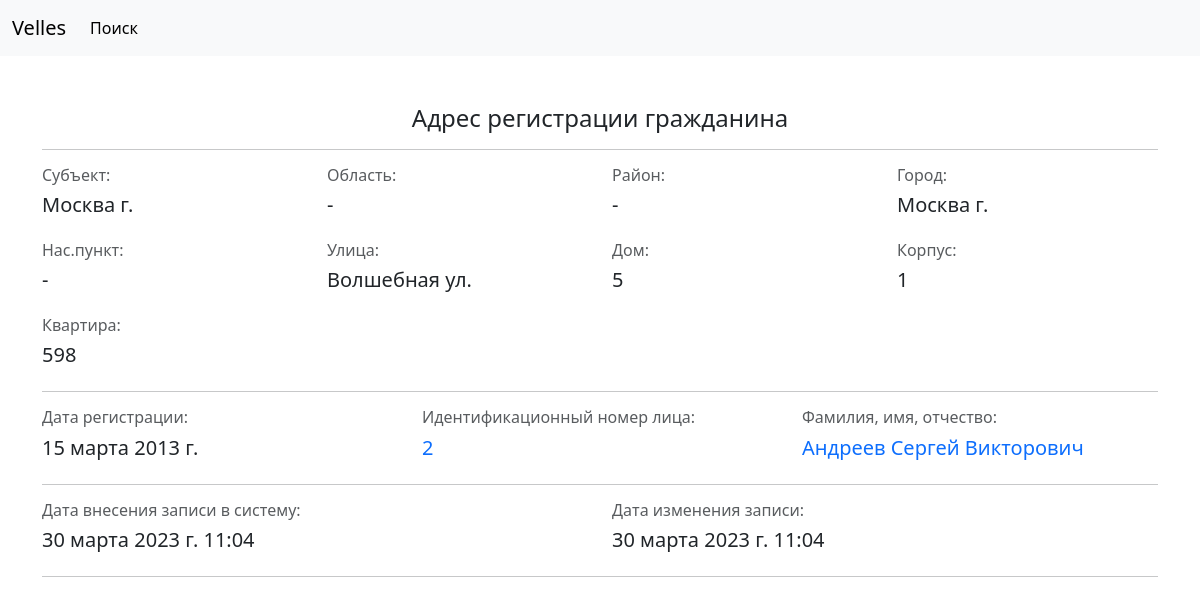
The app's page /person/residence/2-2-5-15032013 with its own data.
### person/models.py (models this page shows, shortened)
class Residence(models.Model):
    class Meta:
        verbose_name = 'Место регистрации'
        verbose_name_plural = 'Места регистрации'
    date = models.DateField(
        default=datetime.date.today,
        verbose_name='дата регистрации',
    )
    person = models.ForeignKey(
        Person,
        on_delete=models.CASCADE,
        blank=True,
        null=True,
        verbose_name='лицо'
    )
    sf = models.ForeignKey(
        SubsFed,
        on_delete=models.CASCADE,
        blank=True,
        null=True,
        default=None,
        verbose_name='субъект РФ'
    )
    region = models.ForeignKey(
        Regions,
        on_delete=models.CASCADE,
        blank=True,
        null=True,
        default=None,
        verbose_name='область'
    )
    district = models.ForeignKey(
        Districts,
        on_delete=models.CASCADE,
        verbose_name='район',
        blank=True,
        null=True,
        default=None,
    )
    city = models.ForeignKey(
        Cities,
        on_delete=models.CASCADE,
        verbose_name='город',
        blank=True,
        null=True,
        default=None,
    )
    locality = models.ForeignKey(
        Localities,
        on_delete=models.CASCADE,
        verbose_name='н.п.',
        blank=True,
        null=True,
        default=None
    )
    street = models.ForeignKey(
        Streets,
        on_delete=models.CASCADE,
        blank=True,
        null=True,
        default=None,
        verbose_name='улица'
    )
    house = models.CharField(
        max_length=10,
        blank=True,
        null=True,
        default=None,
        verbose_name='дом'
    )
    body = models.CharField(
        max_length=10,
        blank=True,
        null=True,
        default=None,
        verbose_name='корпус'
    )
    flat = models.CharField(
        max_length=10,
        blank=True,
        null=True,
        default=None,
        verbose_name='квартира'
    )
    slug = models.SlugField(
        null=False,
        db_index=True,
        unique=True,
        verbose_name='URL'
    )
    time_create = models.DateTimeField(
        auto_now_add=True,
        verbose_name='время создания',
    )
    time_update = models.DateTimeField(
        auto_now=True,
        verbose_name='время изменения',
    )

class SubsFed(models.Model):
    class Meta:
        verbose_name = 'Субъект РФ'
        verbose_name_plural = 'Субъекты РФ'
    sfName = models.CharField(
        max_length=50,
        unique=True,
        blank=True,
        null=True,
        verbose_name='СФ'
    )
    slug = models.SlugField(
        null=False,
        db_index=True,
        unique=True,
        verbose_name='URL'
    )
    time_create = models.DateTimeField(
        auto_now_add=True,
        verbose_name='время создания',
    )
    time_update = models.DateTimeField(
        auto_now=True,
        verbose_name='время изменения',
    )
    def __str__(self):
        return f'{self.sfName}'

class Cities(models.Model):
    class Meta:
        verbose_name = 'Город'
        verbose_name_plural = 'Города'
    cityName = models.CharField(
        max_length=40,
        unique=True,
        blank=True,
        null=True,
        verbose_name='город'
    )
    slug = models.SlugField(
        null=False,
        db_index=True,
        unique=True,
        verbose_name='URL'
    )
    time_create = models.DateTimeField(
        auto_now_add=True,
        verbose_name='время создания',
    )
    time_update = models.DateTimeField(
        auto_now=True,
        verbose_name='время изменения',
    )
    def __str__(self):
        return f'{self.cityName}'

class Streets(models.Model):
    class Meta:
        verbose_name = 'Улица'
        verbose_name_plural = 'Улицы'
    streetName = models.CharField(
        max_length=50,
        unique=True,
        blank=True,
        null=True,
        verbose_name='улица'
    )
    slug = models.SlugField(
        null=False,
        db_index=True,
        unique=True,
        verbose_name='URL'
    )
    time_create = models.DateTimeField(
        auto_now_add=True,
        verbose_name='время создания',
    )
    time_update = models.DateTimeField(
        auto_now=True,
        verbose_name='время изменения',
    )
    def __str__(self):
        return f'{self.streetName}'

class Person(models.Model):
    class Meta:
        verbose_name = 'Физлицо'
        verbose_name_plural = 'Физлица'
    MALE = 'M'
    FEMALE = 'F'
    GENDER_CHOICES = [
        (MALE, 'М'),
        (FEMALE, 'Ж')
    ]
    lastnameCyrillic = models.CharField(
        max_length=40,
        verbose_name='фамилия'
    )
    firstnameCyrillic = models.CharField(
        max_length=40,
        verbose_name='имя'
    )
    patronymicCyrillic = models.CharField(
        max_length=40,
        verbose_name='отчество',
        blank=True,
        null=True,
        default=None
    )
    lastnameLatin = models.CharField(
        max_length=40,
        verbose_name='фамилия (латин.)'
    )
    firstnameLatin = models.CharField(
        max_length=40,
        verbose_name='имя (англ.)'
    )
    patronymicLatin = models.CharField(
        max_length=40,
        verbose_name='отчество (англ.)',
        blank=True,
        null=True,
        default=None
    )
    birthDate = models.DateField(
        verbose_name='дата рождения'
    )
    countryOfBirth = models.ForeignKey(
        Countries,
        on_delete=models.CASCADE,
        verbose_name='страна рождения',
        blank=True,
        null=True,
    )
    sfOfBirth = models.ForeignKey(
        SubsFed,
        on_delete=models.CASCADE,
        blank=True,
        null=True,
        default=None,
        verbose_name='субъект РФ'
    )
    regOfBirth = models.ForeignKey(
        Regions,
        on_delete=models.CASCADE,
        blank=True,
        null=True,
        default=None,
        verbose_name='область'
    )
    districtOfBirth = models.ForeignKey(
        Districts,
        on_delete=models.CASCADE,
        verbose_name='район рождения',
        blank=True,
        null=True,
        default=None
    )
    cityOfBirth = models.ForeignKey(
        Cities,
        on_delete=models.CASCADE,
        verbose_name='город рождения',
        blank=True,
        null=True,
        default=None
    )
    localityOfBirth = models.ForeignKey(
        Localities,
        on_delete=models.CASCADE,
        verbose_name='н.п. рождения',
        blank=True,
        null=True,
        default=None
    )
    gender = models.CharField(
        max_length=2,
        choices=GENDER_CHOICES,
        verbose_name='пол'
    )
    slug = models.SlugField(
        null=False,
        db_index=True,
        unique=True,
        verbose_name='URL'
    )
    time_create = models.DateTimeField(
        auto_now_add=True,
        verbose_name='время создания',
    )
    time_update = models.DateTimeField(
        auto_now=True,
        verbose_name='время изменения',
    )

### person/views.py (the view)
# urls.py: path('residence/<slug:slug>', views.ResidenceDetailView.as_view(), name='residence_url'),
class ResidenceDetailView(DetailView):
    model = Residence
    template_name = 'person/residence_detail.html'
    slug_field = 'slug'
    context_object_name = 'residence'

### person/templates/person/residence_detail.html (shortened to what this page needs)
{% extends 'base.html' %}
{% block content %}
    <div class="container mt-5">
        <h4 class="text-center">Адрес регистрации гражданина</h4>
        <hr>
    </div>
    <div class="container">
        <div class="row">
            <div class="col">
                <div class="row"><h6 class="text-muted">Субъект:</h6></div>
                <div class="row"><h5>{{ residence.sf|default_if_none:'-' }}</h5></div>
            </div>
            <div class="col">
                <div class="row"><h6 class="text-muted">Область:</h6></div>
                <div class="row"><h5>{{ residence.region|default_if_none:'-' }}</h5></div>
            </div>
            <div class="col">
                <div class="row"><h6 class="text-muted">Район:</h6></div>
                <div class="row"><h5>{{ residence.district|default_if_none:'-' }}</h5></div>
            </div>
            <div class="col">
                <div class="row"><h6 class="text-muted">Город:</h6></div>
                <div class="row"><h5>{{ residence.city|default_if_none:'-' }}</h5></div>
            </div>
        </div>
        <div class="row mt-3">
            <div class="col">
                <div class="row"><h6 class="text-muted">Нас.пункт:</h6></div>
                <div class="row"><h5>{{ residence.locality|default_if_none:'-' }}</h5></div>
            </div>
            <div class="col">
                <div class="row"><h6 class="text-muted">Улица:</h6></div>
                <div class="row"><h5>{{ residence.street|default_if_none:'-' }}</h5></div>
            </div>
            <div class="col">
                <div class="row"><h6 class="text-muted">Дом:</h6></div>
                <div class="row"><h5>{{ residence.house|default_if_none:'-' }}</h5></div>
            </div>
            <div class="col">
                <div class="row"><h6 class="text-muted">Корпус:</h6></div>
                <div class="row"><h5>{{ residence.body|default_if_none:'-' }}</h5></div>
            </div>
        </div>
        <div class="row mt-3">
            <div class="col">
                <div class="row"><h6 class="text-muted">Квартира:</h6></div>
                <div class="row"><h5>{{ residence.flat|default_if_none:'-' }}</h5></div>
            </div>
        </div>
        <hr>
    </div>
    <div class="container">
        <div class="row">
            <div class="col">
                <div class="row"><h6 class="text-muted">Дата регистрации:</h6></div>
                <div class="row"><h5>{{ residence.date }}</h5></div>
            </div>
            <div class="col">
                <div class="row"><h6 class="text-muted">Идентификационный номер лица:</h6></div>
                <div class="row"><h5>
                    <a href="{% url 'person_url' residence.person.slug %}"
                       class="text-decoration-none">{{ residence.person.id }}</a>
                </h5></div>
            </div>
            <div class="col">
                <div class="row"><h6 class="text-muted">Фамилия, имя, отчество:</h6></div>
                <div class="row">
                    <h5><a href="{% url 'person_url' residence.person.slug %}" class="text-decoration-none">
                        {{ residence.person.lastnameCyrillic|default_if_none:'' }} {{ residence.person.firstnameCyrillic|default_if_none:'' }} {{ residence.person.patronymicCyrillic|default_if_none:'' }}
                    </a></h5>
                </div>
            </div>
        </div>
        <hr>
    </div>
    <div class="container">
        <div class="row">
            <div class="col">
                <div class="row"><h6 class="text-muted">Дата внесения записи в систему:</h6></div>
                <div class="row"><h5>{{ residence.time_create }}</h5></div>
            </div>
            <div class="col">
                <div class="row"><h6 class="text-muted">Дата изменения записи:</h6></div>
                <div class="row"><h5>{{ residence.time_update }}</h5></div>
            </div>
        </div>
        <hr>
    </div>
{% endblock %}

### records on screen
Residence: sf "Москва г.", region "-", district "-", city "Москва г.", locality "-", street "Волшебная ул.", house "5", body "1", flat "598", date "15 марта 2013 г.", person.id "2", person.lastnameCyrillic "Андреев", person.firstnameCyrillic "Сергей", person.patronymicCyrillic "Викторович", time_create "30 марта 2023 г. 11:04", time_update "30 марта 2023 г. 11:04"
